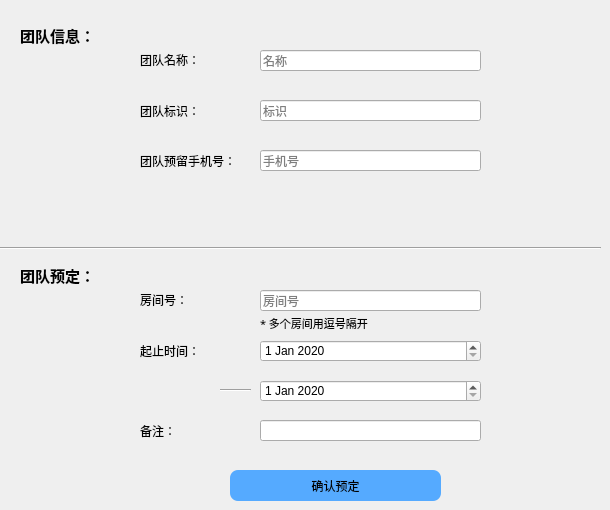
      <widget class="QWidget" name="page_9">
       <widget class="QDateEdit" name="tendtime_booking">
        <property name="geometry">
         <rect>
          <x>260</x>
          <y>380</y>
          <width>221</width>
          <height>22</height>
         </rect>
        </property>
        <property name="dateTime">
         <datetime>
          <hour>0</hour>
          <minute>0</minute>
          <second>0</second>
          <year>2020</year>
          <month>1</month>
          <day>1</day>
         </datetime>
        </property>
       </widget>
       <widget class="Line" name="line_9">
        <property name="geometry">
         <rect>
          <x>0</x>
          <y>240</y>
          <width>601</width>
          <height>16</height>
         </rect>
        </property>
        <property name="orientation">
         <enum>Qt::Horizontal</enum>
        </property>
       </widget>
       <widget class="QLabel" name="label_37">
        <property name="geometry">
         <rect>
          <x>140</x>
          <y>40</y>
          <width>101</width>
          <height>40</height>
         </rect>
        </property>
        <property name="styleSheet">
         <string notr="true">font: 9pt &quot;FontAwesome&quot;;</string>
        </property>
        <property name="text">
         <string>团队名称：</string>
        </property>
       </widget>
       <widget class="QLabel" name="label_38">
        <property name="geometry">
         <rect>
          <x>20</x>
          <y>260</y>
          <width>91</width>
          <height>31</height>
         </rect>
        </property>
        <property name="font">
         <font>
          <family>FontAwesome</family>
          <pointsize>11</pointsize>
          <weight>75</weight>
          <bold>true</bold>
         </font>
        </property>
        <property name="text">
         <string>团队预定：</string>
        </property>
       </widget>
       <widget class="QLabel" name="label_39">
        <property name="geometry">
         <rect>
          <x>140</x>
          <y>140</y>
          <width>121</width>
          <height>41</height>
         </rect>
        </property>
        <property name="styleSheet">
         <string notr="true">font: 9pt &quot;FontAwesome&quot;;</string>
        </property>
        <property name="text">
         <string>团队预留手机号：</string>
        </property>
       </widget>
       <widget class="QLineEdit" name="tphone_booking">
        <property name="geometry">
         <rect>
          <x>260</x>
          <y>150</y>
          <width>221</width>
          <height>21</height>
         </rect>
        </property>
        <property name="placeholderText">
         <string>手机号</string>
        </property>
       </widget>
       <widget class="QLabel" name="label_40">
        <property name="geometry">
         <rect>
          <x>140</x>
          <y>280</y>
          <width>101</width>
          <height>40</height>
         </rect>
        </property>
        <property name="styleSheet">
         <string notr="true">font: 9pt &quot;FontAwesome&quot;;</string>
        </property>
        <property name="text">
         <string>房间号：</string>
        </property>
       </widget>
       <widget class="Line" name="line_10">
        <property name="geometry">
         <rect>
          <x>220</x>
          <y>380</y>
          <width>31</width>
          <height>20</height>
         </rect>
        </property>
        <property name="orientation">
         <enum>Qt::Horizontal</enum>
        </property>
       </widget>
       <widget class="QLineEdit" name="tremark_booking">
        <property name="geometry">
         <rect>
          <x>260</x>
          <y>420</y>
          <width>221</width>
          <height>21</height>
         </rect>
        </property>
        <property name="text">
         <string/>
        </property>
        <property name="placeholderText">
         <string/>
        </property>
       </widget>
       <widget class="QLabel" name="label_41">
        <property name="geometry">
         <rect>
          <x>20</x>
          <y>20</y>
          <width>91</width>
          <height>31</height>
         </rect>
        </property>
        <property name="font">
         <font>
          <family>FontAwesome</family>
          <pointsize>11</pointsize>
          <weight>75</weight>
          <bold>true</bold>
         </font>
        </property>
        <property name="text">
         <string>团队信息：</string>
        </property>
       </widget>
       <widget class="QLineEdit" name="tname_booking">
        <property name="geometry">
         <rect>
          <x>260</x>
          <y>50</y>
          <width>221</width>
          <height>21</height>
         </rect>
        </property>
        <property name="placeholderText">
         <string>名称</string>
        </property>
       </widget>
       <widget class="QLabel" name="label_42">
        <property name="geometry">
         <rect>
          <x>140</x>
          <y>90</y>
          <width>101</width>
          <height>41</height>
         </rect>
        </property>
        <property name="styleSheet">
         <string notr="true">font: 9pt &quot;FontAwesome&quot;;</string>
        </property>
        <property name="text">
         <string>团队标识：</string>
        </property>
       </widget>
       <widget class="QDateEdit" name="tstarttime_booking">
        <property name="geometry">
         <rect>
          <x>260</x>
          <y>340</y>
          <width>221</width>
          <height>22</height>
         </rect>
        </property>
        <property name="dateTime">
         <datetime>
          <hour>0</hour>
          <minute>0</minute>
          <second>0</second>
          <year>2020</year>
          <month>1</month>
          <day>1</day>
         </datetime>
        </property>
       </widget>
       <widget class="QLabel" name="label_43">
        <property name="geometry">
         <rect>
          <x>140</x>
          <y>330</y>
          <width>101</width>
          <height>41</height>
         </rect>
        </property>
        <property name="styleSheet">
         <string notr="true">font: 9pt &quot;FontAwesome&quot;;</string>
        </property>
        <property name="text">
         <string>起止时间：</string>
        </property>
       </widget>
       <widget class="QLineEdit" name="tid_booking">
        <property name="geometry">
         <rect>
          <x>260</x>
          <y>100</y>
          <width>221</width>
          <height>21</height>
         </rect>
        </property>
        <property name="placeholderText">
         <string>标识</string>
        </property>
       </widget>
       <widget class="QLineEdit" name="trid_booking">
        <property name="geometry">
         <rect>
          <x>260</x>
          <y>290</y>
          <width>221</width>
          <height>21</height>
         </rect>
        </property>
        <property name="text">
         <string/>
        </property>
        <property name="placeholderText">
         <string>房间号</string>
        </property>
       </widget>
       <widget class="QPushButton" name="commitBookingTeam">
        <property name="geometry">
         <rect>
          <x>230</x>
          <y>470</y>
          <width>211</width>
          <height>31</height>
         </rect>
        </property>
        <property name="styleSheet">
         <string notr="true">#commitBookingTeam{background:rgb(85, 170, 255);
border-radius:8px}
#commitBookingTeam:hover
{
background:#CCFF99
}</string>
        </property>
        <property name="text">
         <string>确认预定</string>
        </property>
       </widget>
       <widget class="QLabel" name="label_44">
        <property name="geometry">
         <rect>
          <x>140</x>
          <y>410</y>
          <width>101</width>
          <height>41</height>
         </rect>
        </property>
        <property name="styleSheet">
         <string notr="true">font: 9pt &quot;FontAwesome&quot;;</string>
        </property>
        <property name="text">
         <string>备注：</string>
        </property>
       </widget>
       <widget class="QLabel" name="label_45">
        <property name="geometry">
         <rect>
          <x>260</x>
          <y>315</y>
          <width>211</width>
          <height>16</height>
         </rect>
        </property>
        <property name="font">
         <font>
          <family>新宋体</family>
          <pointsize>8</pointsize>
         </font>
        </property>
        <property name="text">
         <string>* 多个房间用逗号隔开</string>
        </property>
       </widget>
      </widget>
